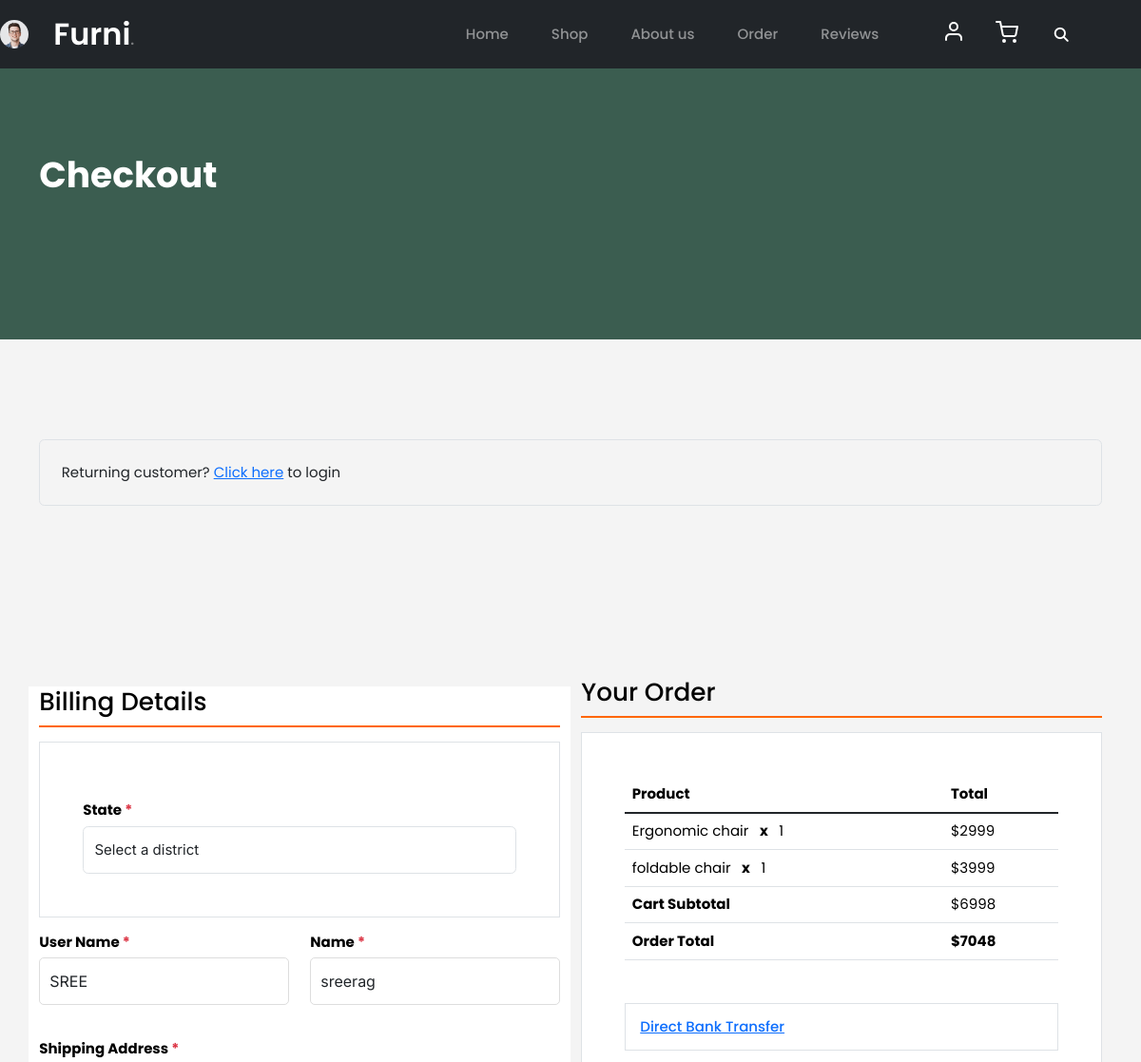
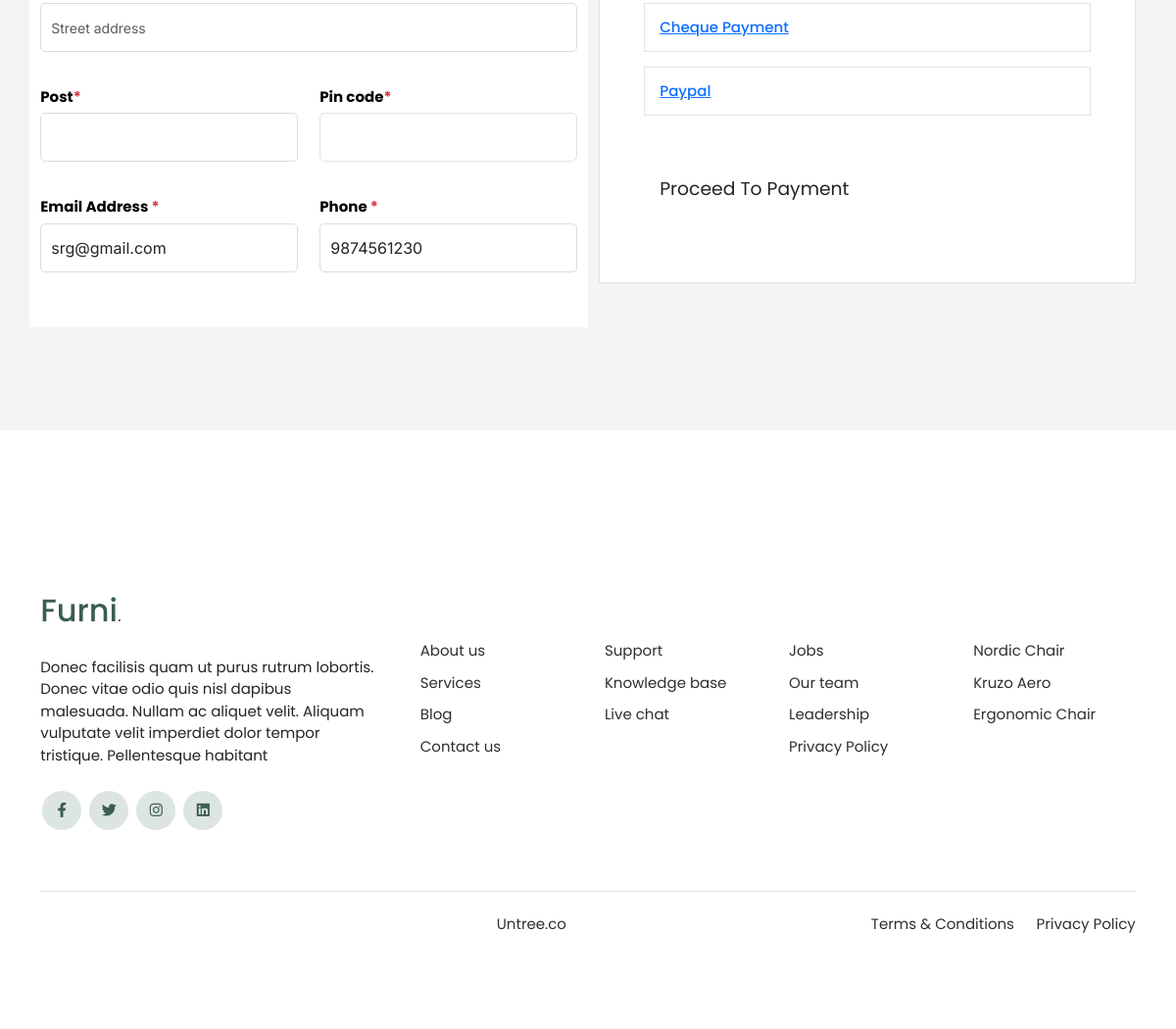
Page /Proceed_to_checkout_from_cart/ (signed in) on the committed database (2 pictures, top to bottom).
### ecomapp/models.py (models this page shows, shortened)
class CustomUser(AbstractUser):
    is_seller=models.BooleanField(default=False)
    is_customer=models.BooleanField(default=False)

class Customer(models.Model):
    user=models.OneToOneField('CustomUser',on_delete=models.CASCADE,related_name='customer')
    Name=models.CharField(max_length=100)
    Age=models.IntegerField()
    Phone=models.IntegerField()
    Email=models.EmailField(max_length=100)
    Image = models.ImageField(upload_to='customer/', blank=True, null=True)

class Cart(models.Model):
    user = models.ForeignKey('CustomUser', on_delete=models.CASCADE, related_name='cart')
    product = models.ForeignKey(Product, on_delete=models.CASCADE)
    quantity = models.IntegerField(default=1)
    totalprice = models.BigIntegerField()
    created_at = models.DateTimeField(auto_now_add=True)

class Product(models.Model):
    seller=models.ForeignKey(Sellerdetails,on_delete=models.CASCADE)
    category = models.ForeignKey(Category, on_delete=models.CASCADE)
    name = models.CharField(max_length=255)
    description = models.TextField(blank=True, null=True)
    price = models.DecimalField(max_digits=10, decimal_places=2)
    stock = models.IntegerField(default=0)
    is_sale=models.BooleanField(default=False)
    sale_price=models.DecimalField(max_digits=10, decimal_places=2 ,null=True,blank=True)
    image = models.ImageField(upload_to='products/', blank=True, null=True)

### ecomapp/views.py (the view)
# urls.py: path('Proceed_to_checkout_from_cart/', views.Proceed_to_checkout_from_cart, name='Proceed_to_checkout_from_cart'),
def Proceed_to_checkout_from_cart(req):
    carts = Cart.objects.filter(user=req.user)
    total = 0
    shipping = 50
    Total = 0
    for i in carts:
        total += i.totalprice
    Total = total+shipping
    return render(req,'checkout.html',{'data':carts, 'total':total,'Total':Total})

### templates/checkout.html (shortened to what this page needs)
{% extends 'base.html' %}
{% load static %}
{% block content %}
		<div class="hero">
			<div class="container">
				<div class="row justify-content-between">
					<div class="col-lg-5">
						<div class="intro-excerpt">
							<h1>Checkout</h1>
						</div>
					</div>
					<div class="col-lg-7">
					</div>
				</div>
			</div>
		</div>
	<div class="untree_co-section">
		<div class="container">
		<div class="row mb-5">
			<div class="col-md-12">
			<div class="border p-4 rounded" role="alert">
				Returning customer? <a href="#">Click here</a> to login
			</div>
			</div>
		</div>
		<form action="{% url 'Proceed_to_payment' %}" method="post" >
			<div class="row">
				<div class="col-md-6 mb-5 mb-md-0 bg-white"  style="margin-top:145px;" >
				<h2 class="h3 mb-3 text-black">Billing Details</h2>
				<div class="p-3 p-lg-5 border bg-white">
					<label for="c_diff_country" class="text-black">State <span class="text-danger">*</span></label>
							<select id="c_diff_country" class="form-control" name="distr">
							<option >Select a district</option>
					</select>
					</div>
					<div class="form-group row">
					<div class="col-md-6">
						<label for="c_fname" class="text-black">User Name <span class="text-danger">*</span></label>
						<input type="text" class="form-control" id="uname" name="uname" value="{{user.username}}">
					</div>
					<div class="col-md-6">
						<label for="c_lname" class="text-black">Name <span class="text-danger">*</span></label>
						<input type="text" class="form-control" id="name" name="name" value="{{user.customer.Name}}">
					</div>
					</div>
					<div class="form-group row">
					<div class="col-md-12">
						<label for="c_address" class="text-black">Shipping Address <span class="text-danger">*</span></label>
						<input type="text" class="form-control" id="c_address" name="saddr" placeholder="Street address">
					</div>
					</div>
					<div class="form-group row">
					<div class="col-md-6">
						<label for="c_postal_zip" class="text-black">Post<span class="text-danger">*</span></label>
						<input type="text" class="form-control" id="c_postal_zip" name="posto">
					</div>
					<div class="col-md-6">
						<label for="c_postal_zip" class="text-black">Pin code<span class="text-danger">*</span></label>
						<input type="number" class="form-control" id="c_postal_zip" name="pin">
					</div>
					</div>
					<div class="form-group row mb-5">
					<div class="col-md-6">
						<label for="c_email_address" class="text-black">Email Address <span class="text-danger">*</span></label>
						<input type="email" class="form-control" id="c_email_address" name="email" value="{{user.customer.Email}}">
					</div>
					<div class="col-md-6">
						<label for="c_phone" class="text-black">Phone <span class="text-danger">*</span></label>
						<input type="text" class="form-control" id="c_phone" name="phone" placeholder="Phone Number" value="{{user.customer.Phone}}">
					</div>
					</div>
			</div>
			<div class="col-md-6">
			<div class="row mb-5" st>
				<div class="col-md-12">
				<div class="p-3 p-lg-5 ">
				</div>
				</div>
			</div>
			<div class="row mb-5">
				<div class="col-md-12">
				<h2 class="h3 mb-3 text-black">Your Order</h2>
				<div class="p-3 p-lg-5 border bg-white">
					<table class="table site-block-order-table mb-5">
					<thead>
						<th>Product</th>
						<th>Total</th>
					</thead>
					<tbody>
						{% for i in data %}
							<tr>
								<td>{{ i.product.name }} <strong class="mx-2">x</strong> {{ i.quantity }}</td>
								<td>${{ i.totalprice }}</td>
							</tr>
						{% endfor %}
						<tr>
						<td class="text-black font-weight-bold"><strong>Cart Subtotal</strong></td>
						<td class="text-black">${{ total }}</td>
						</tr>
						<tr>
						<td class="text-black font-weight-bold"><strong>Order Total</strong></td>
						<td class="text-black font-weight-bold"><strong>${{ Total }}</strong></td>
						</tr>
					</tbody>
					</table>
					<div class="border p-3 mb-3">
					<h3 class="h6 mb-0"><a class="d-block" data-bs-toggle="collapse" href="#collapsebank" role="button" aria-expanded="false" aria-controls="collapsebank">Direct Bank Transfer</a></h3>
					</div>
					<div class="border p-3 mb-3">
					<h3 class="h6 mb-0"><a class="d-block" data-bs-toggle="collapse" href="#collapsecheque" role="button" aria-expanded="false" aria-controls="collapsecheque">Cheque Payment</a></h3>
					</div>
					<div class="border p-3 mb-5">
					<h3 class="h6 mb-0"><a class="d-block" data-bs-toggle="collapse" href="#collapsepaypal" role="button" aria-expanded="false" aria-controls="collapsepaypal">Paypal</a></h3>
					</div>
					<div class="form-group">
					<button type="submit" class="btn btn-black btn-lg py-3 btn-block" onclick="window.location='thankyou.html'">Proceed To Payment</button>
					</div>
				</div>
				</div>
			</div>
			</div>
		</div>
		</form>
		</div>
	</div>
{% endblock %}

### templates/base.html (shortened to what this page needs)
{% load static %}
<!doctype html>
<html lang="en">
<head>
  <link rel="stylesheet" href="{% static 'assets2/style.css' %}">
		<link href="{% static 'assets1/css/bootstrap.min.css' %}" rel="stylesheet">
		<link href="{% static 'assets1/https://cdnjs.cloudflare.com/ajax/libs/font-awesome/6.0.0-beta3/css/all.min.css' %}" rel="stylesheet">
		<link href="{% static 'assets1/css/tiny-slider.css' %}" rel="stylesheet">
		<link href="{% static 'assets1/css/style.css' %}" rel="stylesheet">
		 <link rel="stylesheet" href="{% static 'assets2/https://cdn.jsdelivr.net/npm/bootstrap@4.0.0/dist/css/bootstrap.min.css' %}">
		 <link href="{% static 'assets2/https://unpkg.com/boxicons@2.1.2/css/boxicons.min.css' %}" rel='stylesheet'>
		  <link rel="stylesheet" href="{% static 'assets3/style.css' %}">
		  <link rel="stylesheet" href="https://cdnjs.cloudflare.com/ajax/libs/font-awesome/6.4.0/css/all.min.css">
	</head>
	<body>
		<nav class="custom-navbar navbar navbar navbar-expand-md navbar-dark bg-dark" arial-label="Furni navigation bar">
				<a class="nav-link" href="{% url 'userprofile' %}">
				<img class="rounded-circle" style="width: 30px;"  src="{{user.customer.Image.url}}">
				</a>
			<div class="container " style="padding-left: -10px;">
				<a class="navbar-brand" href="">Furni<span>.</span></a>
				<div class="collapse navbar-collapse" id="navbarsFurni">
					<ul class="custom-navbar-nav navbar-nav ms-auto mb-2 mb-md-0">
						<li class="nav-item" id="home">
							<a class="nav-link" href="{% url 'index' %}">Home</a>
						</li>
						<li id="shop"><a class="nav-link"  href="{% url 'shop' %}">Shop</a></li>
						<li id="about"><a class="nav-link"  href="about.html">About us</a></li>
						<li id="order"><a class="nav-link"  href="{% url 'order' %}">Order</a></li>
						<li id="blog"><a class="nav-link"  href="{% url 'blog' %}">Reviews</a></li>
					</ul>
					<ul class="custom-navbar-cta navbar-nav mb-2 mb-md-0 ms-5">
						<li><a class="nav-link" href="{% url 'register_customer' %}"><img src=" {% static 'assets1/images/user.svg' %} "></a></li>
						<li><a class="nav-link" href="{% url 'cart' %}"><img src="{% static 'assets1/images/cart.svg' %}"></a></li>
						<li><i onclick="changeSearch()" class="fa fa-search" style="display: flex;margin-left: 30px;margin-top: 15px;color: white;width: 65px;height: 30px;" ></i></li>
					</ul>
				</div>
			</div>
		</nav>
        {% block content %}
        {% endblock %}
		<footer class="footer-section">
			<div class="container relative">
				<div class="row">
					<div class="col-lg-8">
					</div>
				</div>
				<div class="row g-5 mb-5">
					<div class="col-lg-4">
						<div class="mb-4 footer-logo-wrap"><a href="#" class="footer-logo">Furni<span>.</span></a></div>
						<p class="mb-4">Donec facilisis quam ut purus rutrum lobortis. Donec vitae odio quis nisl dapibus malesuada. Nullam ac aliquet velit. Aliquam vulputate velit imperdiet dolor tempor tristique. Pellentesque habitant</p>
						<ul class="list-unstyled custom-social">
							<li><a href="#"><span class="fa fa-brands fa-facebook-f"></span></a></li>
							<li><a href="#"><span class="fa fa-brands fa-twitter"></span></a></li>
							<li><a href="#"><span class="fa fa-brands fa-instagram"></span></a></li>
							<li><a href="#"><span class="fa fa-brands fa-linkedin"></span></a></li>
						</ul>
					</div>
					<div class="col-lg-8">
						<div class="row links-wrap">
							<div class="col-6 col-sm-6 col-md-3">
								<ul class="list-unstyled">
									<li><a href="#">About us</a></li>
									<li><a href="#">Services</a></li>
									<li><a href="#">Blog</a></li>
									<li><a href="#">Contact us</a></li>
								</ul>
							</div>
							<div class="col-6 col-sm-6 col-md-3">
								<ul class="list-unstyled">
									<li><a href="#">Support</a></li>
									<li><a href="#">Knowledge base</a></li>
									<li><a href="#">Live chat</a></li>
								</ul>
							</div>
							<div class="col-6 col-sm-6 col-md-3">
								<ul class="list-unstyled">
									<li><a href="#">Jobs</a></li>
									<li><a href="#">Our team</a></li>
									<li><a href="#">Leadership</a></li>
									<li><a href="#">Privacy Policy</a></li>
								</ul>
							</div>
							<div class="col-6 col-sm-6 col-md-3">
								<ul class="list-unstyled">
									<li><a href="#">Nordic Chair</a></li>
									<li><a href="#">Kruzo Aero</a></li>
									<li><a href="#">Ergonomic Chair</a></li>
								</ul>
							</div>
						</div>
					</div>
				</div>
				<div class="border-top copyright">
					<div class="row pt-4">
						<div class="col-lg-6">
							<p class="mb-2 text-center text-lg-start"> <a href="https://untree.co">Untree.co</a>
            </p>
						</div>
						<div class="col-lg-6 text-center text-lg-end">
							<ul class="list-unstyled d-inline-flex ms-auto">
								<li class="me-4"><a href="#">Terms &amp; Conditions</a></li>
								<li><a href="#">Privacy Policy</a></li>
							</ul>
						</div>
					</div>
				</div>
			</div>
		</footer>
	</body>
</html>

### static/assets2/style.css (style rules this page uses)
* { margin: 0; padding: 0; }
.copyright { color: white; margin-top: 20px; }

### static/assets1/css/style.css (style rules this page uses)
body { overflow-x: hidden; position: relative; }
body { font-family: "Inter", sans-serif; font-weight: 400; line-height: 28px; color: #6a6a6a; font-size: 14px; background-color: #eff2f1; }
a { text-decoration: none; -webkit-transition: .3s all ease; -o-transition: .3s all ease; transition: .3s all ease; color: #2f2f2f; text-decoration: underline; }
.custom-navbar { background: #3b5d50 !important; padding-top: 20px; padding-bottom: 20px; }
.custom-navbar .navbar-brand { font-size: 32px; font-weight: 600; }
.custom-navbar .navbar-brand > span { opacity: .4; }
@media (min-width: 992px) { .custom-navbar .custom-navbar-nav li { margin-left: 15px; margin-right: 15px; } }
.custom-navbar .custom-navbar-nav li a { font-weight: 500; color: #ffffff !important; opacity: .5; -webkit-transition: .3s all ease; -o-transition: .3s all ease; transition: .3s all ease; position: relative; }
@media (min-width: 768px) { .custom-navbar .custom-navbar-nav li a:before { content: ""; position: absolute; bottom: 0; left: 8px; right: 8px; background: #f9bf29; height: 5px; opacity: 1; visibility: visible; width: 0; -webkit-transition: .15s all ease-out; -o-transition: .15s all ease-out; transition: .15s all ease-out; } }
.custom-navbar .custom-navbar-cta { margin-left: 0 !important; -webkit-box-orient: horizontal; -webkit-box-direction: normal; -ms-flex-direction: row; flex-direction: row; }
@media (min-width: 768px) { .custom-navbar .custom-navbar-cta { margin-left: 40px !important; } }
.custom-navbar .custom-navbar-cta li { margin-left: 0px; margin-right: 0px; }
.custom-navbar .custom-navbar-cta li:first-child { margin-right: 20px; }
.hero { background: #3b5d50; padding: calc(4rem - 30px) 0 0rem 0; }
@media (min-width: 768px) { .hero { padding: calc(4rem - 30px) 0 4rem 0; } }
@media (min-width: 992px) { .hero { padding: calc(8rem - 30px) 0 8rem 0; } }
.hero .intro-excerpt { position: relative; z-index: 4; }
@media (min-width: 992px) { .hero .intro-excerpt { max-width: 450px; } }
.hero h1 { font-weight: 700; color: #ffffff; margin-bottom: 30px; }
.btn { font-weight: 600; padding: 12px 30px; border-radius: 30px; color: #ffffff; background: #2f2f2f; border-color: #2f2f2f; }
.footer-section { padding: 80px 0; background: #ffffff; }
.footer-section .relative { position: relative; }
.footer-section a { text-decoration: none; color: #2f2f2f; -webkit-transition: .3s all ease; -o-transition: .3s all ease; transition: .3s all ease; }
.footer-section .links-wrap { margin-top: 0px; }
@media (min-width: 992px) { .footer-section .links-wrap { margin-top: 54px; } }
.footer-section .links-wrap ul li { margin-bottom: 10px; }
.footer-section .footer-logo-wrap .footer-logo { font-size: 32px; font-weight: 500; text-decoration: none; color: #3b5d50; }
.footer-section .custom-social li { margin: 2px; display: inline-block; }
.footer-section .custom-social li a { width: 40px; height: 40px; text-align: center; line-height: 40px; display: inline-block; background: #dce5e4; color: #3b5d50; border-radius: 50%; }
.footer-section .border-top { border-color: #dce5e4; }
.footer-section .border-top.copyright { font-size: 14px !important; }
.untree_co-section { padding: 7rem 0; }
.form-control { height: 50px; border-radius: 10px; font-family: "Inter", sans-serif; }
.site-block-order-table th { border-top: none !important; border-bottom-width: 1px !important; }
.site-block-order-table td, .site-block-order-table th { color: #000000; }

### static/assets3/style.css (style rules this page uses)
* { margin: 0; padding: 0; box-sizing: border-box; text-decoration: none; list-style: none; scroll-behavior: smooth; }
body { background: white; }
html { scroll-behavior: smooth; }

### templates/base.html (style rules this page uses)
* { font-family: Poppins, 'Times New Roman', Times, serif ; font-size: 15px; }
body { background: rgb(99, 39, 120) }
body { font-family: Arial, sans-serif; margin: 0; padding: 0; background-color: #f4f4f4; }
h2 { color: #333; border-bottom: 2px solid #ff6600; padding-bottom: 10px; margin-bottom: 20px; }
label { display: block; margin: 15px 0 5px; font-weight: bold; color: #555; }
input[type="text"], input[type="email"], input[type="tel"], textarea { width: 100%; padding: 10px; border: 1px solid #ddd; border-radius: 5px; font-size: 16px; }
.form-group { margin-bottom: 20px; }
body, html { font-family: Arial, sans-serif; margin: 0; padding: 0; }
body { font-family: Arial, sans-serif; }

### rows in the picture
CustomUser: customer.Image (picture), uname "SREE", name "sreerag", email "srg@gmail.com", phone "9874561230"
Cart: product.name "Ergonomic chair", quantity "1", totalprice "2999"
Cart: product.name "foldable chair", quantity "1", totalprice "3999"

### other values in the picture
{{ total }} "6998"
{{ Total }} "7048"
